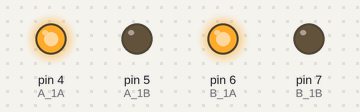
Simulated run of this sketch. Board: Arduino Uno, built with avr-gcc and run on an emulated ATmega328P. Shown: output pins drawn as LEDs (lit = HIGH).

Above: at 0.5 s.
At 3.5 s:
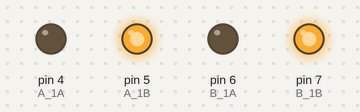
Timing chart, 0 to 4.6 s (numbered marks = the images above):
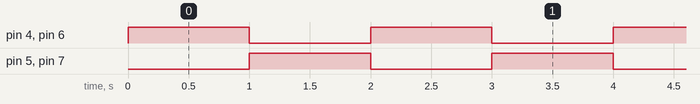

Measured:
- by itself, pin 4 (A_1A), pin 5 (A_1B), pin 6 (B_1A), pin 7 (B_1B): alternates HIGH for 1.0 s and LOW for 1.0 s

The sketch:

Motor_Driver_Control.ino
```cpp
/*
  Project: Motor Driver (L293D / L298N Basic Control)
  Description:
    - Controls two DC motors via motor driver.
    - Moves motors forward for 1 second and backward for 1 second repeatedly.
*/

// Define Motor Driver pins
const int A_1A = 4; // Left Motor Forward
const int A_1B = 5; // Left Motor Backward
const int B_1A = 6; // Right Motor Forward
const int B_1B = 7; // Right Motor Backward

void setup() {
  // Set all motor control pins as output
  pinMode(A_1A, OUTPUT);
  pinMode(A_1B, OUTPUT);
  pinMode(B_1A, OUTPUT);
  pinMode(B_1B, OUTPUT);
}

void loop() {
  // Move Forward
  digitalWrite(A_1A, HIGH);
  digitalWrite(A_1B, LOW);
  digitalWrite(B_1A, HIGH);
  digitalWrite(B_1B, LOW);
  delay(1000);

  // Move Backward
  digitalWrite(A_1A, LOW);
  digitalWrite(A_1B, HIGH);
  digitalWrite(B_1A, LOW);
  digitalWrite(B_1B, HIGH);
  delay(1000);
}
```
